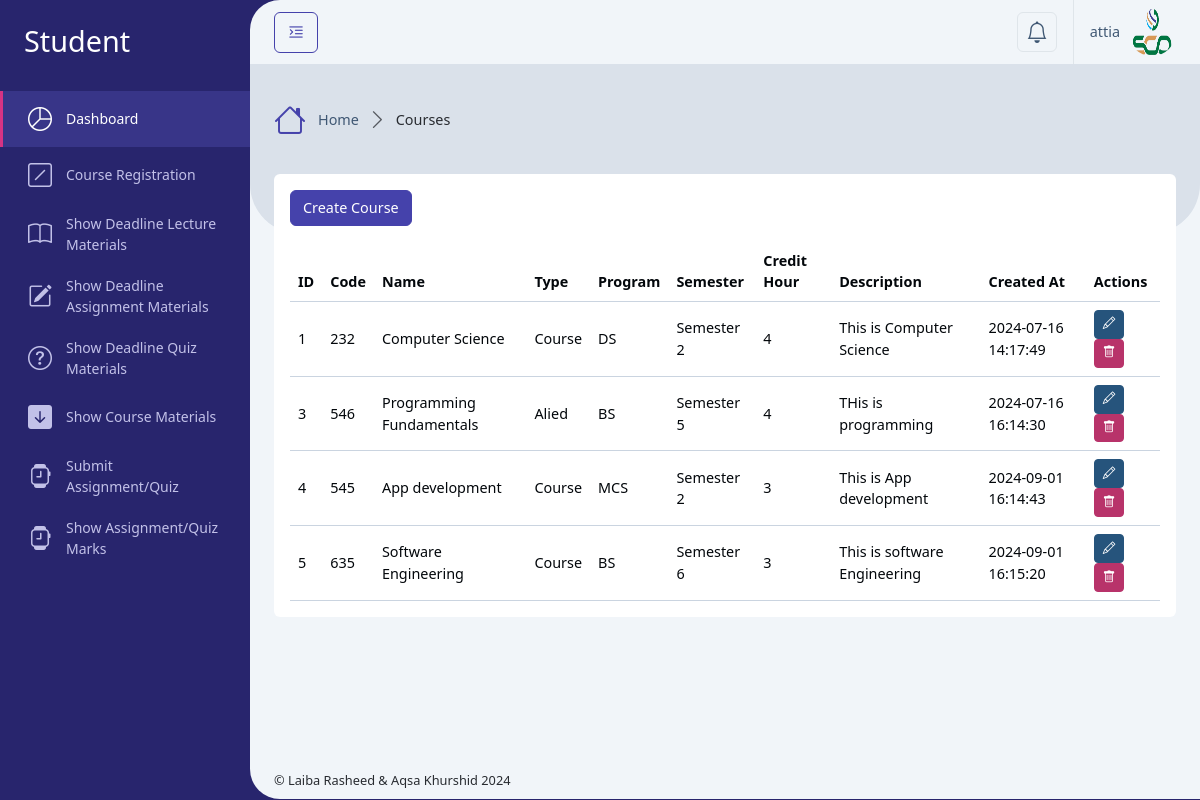
Screenshot of /Administrator/courses.php (signed in) with the database file from the repository.
### tables this page shows
CREATE TABLE `users` (
  `id` int(11) NOT NULL,
  `username` varchar(50) NOT NULL,
  `email` varchar(100) NOT NULL,
  `address` varchar(255) DEFAULT NULL,
  `phone` varchar(20) DEFAULT NULL,
  `department` varchar(255) DEFAULT NULL,
  `student_semester` varchar(100) DEFAULT NULL,
  `instructor_education` varchar(255) DEFAULT NULL,
  `profile_photo` varchar(256) DEFAULT NULL,
  `password` varchar(255) NOT NULL,
  `role_id` int(11) NOT NULL,
  `isActive` tinyint(2) DEFAULT 0,
  `created_at` timestamp NOT NULL DEFAULT current_timestamp()
);

CREATE TABLE `courses` (
  `id` int(11) NOT NULL,
  `code` varchar(100) DEFAULT NULL,
  `name` varchar(255) NOT NULL,
  `type` varchar(100) DEFAULT 'Course',
  `description` text DEFAULT NULL,
  `program` varchar(100) DEFAULT NULL,
  `semester` varchar(100) DEFAULT NULL,
  `credit_hour` int(10) DEFAULT 3,
  `created_at` timestamp NOT NULL DEFAULT current_timestamp()
);

### Administrator/courses.php (called while the page is built, shortened)
<?php
    require '../Database/config.php';
    $user = getUserData($_SESSION['user_id']);
    $sql = "SELECT * FROM courses";
    $result = $conn->query($sql);
    include '../setting/_Layout.php';
?>

### Database/config.php (called while the page is built, shortened)
<?php
    $servername = "localhost";
    $username = "root";
    $password = "";
    $dbname = "course_ms";
    $conn = new mysqli($servername, $username, $password, $dbname);
    function getUserData($user_id) {
        global $conn;
        $stmt = $conn->prepare("SELECT * FROM users WHERE id = ?");
        $stmt->bind_param("i", $user_id);
        $stmt->execute();
        $result = $stmt->get_result();
        return $result->fetch_assoc();
    }
?>

### Administrator/courses_content.php (the view, shortened to what this page needs)
<div class="row">
    <div class="col-xxl-12">
        <div class="card mb-4">
            <div class="card-body">
                <button class="btn btn-primary mb-3" data-bs-toggle="modal" data-bs-target="#createCourseModal">Create Course</button>
                <div class="table-responsive">
                    <table class="table align-middle table-hover m-0">
                        <thead>
                            <tr>
                                <th scope="col">ID</th>
                                <th scope="col">Code</th>
                                <th scope="col">Name</th>
                                <th scope="col">Type</th>
                                <th scope="col">Program</th>
                                <th scope="col">Semester</th>
                                <th scope="col">Credit Hour</th>
                                <th scope="col">Description</th>
                                <th scope="col">Created At</th>
                                <th scope="col">Actions</th>
                            </tr>
                        </thead>
                        <tbody>
                            <?php
                            if ($result->num_rows > 0) {
                                while ($row = $result->fetch_assoc()) {
                                    ?>
                                    <tr>
                                        <td><?php echo htmlspecialchars($row['id']); ?></td>
                                        <td><?php echo htmlspecialchars($row['code']); ?></td>
                                        <td><?php echo htmlspecialchars($row['name']); ?></td>
                                        <td><?php echo htmlspecialchars($row['type']); ?></td>
                                        <td><?php echo htmlspecialchars($row['program']); ?></td>
                                        <td><?php echo htmlspecialchars($row['semester']); ?></td>
                                        <td><?php echo htmlspecialchars($row['credit_hour']); ?></td>
                                        <td><?php echo htmlspecialchars($row['description']); ?></td>
                                        <td><?php echo htmlspecialchars($row['created_at']); ?></td>
                                        <td>
                                            <button class="btn btn-info btn-sm" data-bs-toggle="modal" data-bs-target="#editCourseModal" onclick="setEditModalData(<?php echo htmlspecialchars(json_encode($row)); ?>)"><i class="bi bi-pencil"></i></button>
                                            <button class="btn btn-danger btn-sm" data-bs-toggle="modal" data-bs-target="#deleteCourseModal" onclick="setDeleteModalData(<?php echo $row['id']; ?>)"><i class="bi bi-trash"></i></button>
                                        </td>
                                    </tr>
                                    <?php
                                }
                            } else {
                                ?>
                                <tr>
                                    <td colspan="10">No courses found.</td>
                                </tr>
                                <?php
                            }
                            ?>
                        </tbody>
                    </table>
                </div>
            </div>
        </div>
    </div>
</div>

### setting/_Header.php (shortened to what this page needs)
<div class="app-header d-flex align-items-center">
    <div class="d-flex">
        <button class="btn btn-outline-primary me-2 pin-sidebar" id="pin-sidebar">
            <i class="bi bi-text-indent-left fs-5"></i>
        </button>
    </div>
    <div class="header-actions">
        <div class="dropdown ms-2">
            <a class="dropdown-toggle d-flex p-2 border rounded-2" href="#!" role="button" data-bs-toggle="dropdown"
                aria-expanded="false">
                <i class="bi bi-bell fs-4 lh-1"></i>
            </a>
        </div>
        <div class="dropdown ms-3">
            <a id="userSettings" class="dropdown-toggle d-flex py-2 align-items-center ps-3 border-start" href="#!"
                role="button" data-bs-toggle="dropdown" aria-expanded="false">
                <span class="d-none d-md-block me-2"><?php echo htmlspecialchars($user['username']); ?></span>
                <img src="../assets/uploads/<?php echo htmlspecialchars($user['profile_photo']); ?>" class="rounded-circle img-3x" alt="Bootstrap Gallery" />
            </a>
        </div>
    </div>
</div>

### rows the page displays
users: username "attia", profile_photo (picture)
courses: id "1", code "232", name "Computer Science", type "Course", program "DS", semester "Semester 2", credit_hour "4", description "This is Computer Science", created_at "2024-07-16 14:17:49"
courses: id "3", code "546", name "Programming Fundamentals", type "Alied", program "BS", semester "Semester 5", credit_hour "4", description "THis is programming", created_at "2024-07-16 16:14:30"
courses: id "4", code "545", name "App development", type "Course", program "MCS", semester "Semester 2", credit_hour "3", description "This is App development", created_at "2024-09-01 16:14:43"
courses: id "5", code "635", name "Software Engineering", type "Course", program "BS", semester "Semester 6", credit_hour "3", description "This is software Engineering", created_at "2024-09-01 16:15:20"

### other values shown
$roleTitle "Student"
$title "Courses"
